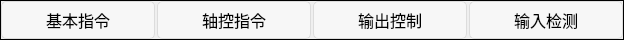
    <widget class="QGroupBox" name="groupBox_2">
     <property name="geometry">
      <rect>
       <x>0</x>
       <y>0</y>
       <width>624</width>
       <height>40</height>
      </rect>
     </property>
     <property name="minimumSize">
      <size>
       <width>624</width>
       <height>40</height>
      </size>
     </property>
     <property name="maximumSize">
      <size>
       <width>624</width>
       <height>40</height>
      </size>
     </property>
     <property name="styleSheet">
      <string notr="true">QGroupBox{
	border:  1px solid black;
}</string>
     </property>
     <property name="title">
      <string/>
     </property>
     <widget class="QPushButton" name="Btn_basicCmd">
      <property name="geometry">
       <rect>
        <x>1</x>
        <y>1</y>
        <width>154</width>
        <height>38</height>
       </rect>
      </property>
      <property name="minimumSize">
       <size>
        <width>154</width>
        <height>38</height>
       </size>
      </property>
      <property name="maximumSize">
       <size>
        <width>154</width>
        <height>38</height>
       </size>
      </property>
      <property name="font">
       <font>
        <pointsize>12</pointsize>
       </font>
      </property>
      <property name="styleSheet">
       <string notr="true">QPushButton
{
    background-color:#F7F7F7;
    border-style:solid; /*边框风格*/
    border-width:1px;/*边框宽度*/
    border-color:#DCDCDC; /*边框颜色*/
    border-radius:5px; /*边框倒角*/
}
QPushButton:pressed,QPushButton::checked
{
    border-style:outset; /*边框风格*/
    background-color:qlineargradient(x1: 0, y1: 0, x2: 0, y2: 1, stop:0 #00befa, stop: 1 #0160ea);/*背景色*/
    border-width:1px;/*边框宽度*/
    border-color:#0055ff; /*边框颜色*/
    border-radius:5px; /*边框倒角*/
}</string>
      </property>
      <property name="text">
       <string>基本指令</string>
      </property>
      <property name="iconSize">
       <size>
        <width>40</width>
        <height>40</height>
       </size>
      </property>
      <property name="checkable">
       <bool>false</bool>
      </property>
      <property name="autoExclusive">
       <bool>false</bool>
      </property>
     </widget>
     <widget class="QPushButton" name="Btn_axisCtlCmd">
      <property name="geometry">
       <rect>
        <x>157</x>
        <y>1</y>
        <width>154</width>
        <height>38</height>
       </rect>
      </property>
      <property name="minimumSize">
       <size>
        <width>154</width>
        <height>38</height>
       </size>
      </property>
      <property name="maximumSize">
       <size>
        <width>154</width>
        <height>38</height>
       </size>
      </property>
      <property name="font">
       <font>
        <pointsize>12</pointsize>
       </font>
      </property>
      <property name="styleSheet">
       <string notr="true">QPushButton
{
    background-color:#F7F7F7;
    border-style:solid; /*边框风格*/
    border-width:1px;/*边框宽度*/
    border-color:#DCDCDC; /*边框颜色*/
    border-radius:5px; /*边框倒角*/
}
QPushButton:pressed,QPushButton::checked
{
    border-style:outset; /*边框风格*/
    background-color:qlineargradient(x1: 0, y1: 0, x2: 0, y2: 1, stop:0 #00befa, stop: 1 #0160ea);/*背景色*/
    border-width:1px;/*边框宽度*/
    border-color:#0055ff; /*边框颜色*/
    border-radius:5px; /*边框倒角*/
}</string>
      </property>
      <property name="text">
       <string>轴控指令</string>
      </property>
      <property name="iconSize">
       <size>
        <width>40</width>
        <height>40</height>
       </size>
      </property>
      <property name="checkable">
       <bool>false</bool>
      </property>
      <property name="autoExclusive">
       <bool>false</bool>
      </property>
     </widget>
     <widget class="QPushButton" name="Btn_outputCtl">
      <property name="geometry">
       <rect>
        <x>313</x>
        <y>1</y>
        <width>154</width>
        <height>38</height>
       </rect>
      </property>
      <property name="minimumSize">
       <size>
        <width>154</width>
        <height>38</height>
       </size>
      </property>
      <property name="maximumSize">
       <size>
        <width>154</width>
        <height>38</height>
       </size>
      </property>
      <property name="font">
       <font>
        <pointsize>12</pointsize>
       </font>
      </property>
      <property name="styleSheet">
       <string notr="true">QPushButton
{
    background-color:#F7F7F7;
    border-style:solid; /*边框风格*/
    border-width:1px;/*边框宽度*/
    border-color:#DCDCDC; /*边框颜色*/
    border-radius:5px; /*边框倒角*/
}
QPushButton:pressed
{
    border-style:outset; /*边框风格*/
    background-color:qlineargradient(x1: 0, y1: 0, x2: 0, y2: 1, stop:0 #00befa, stop: 1 #0160ea);/*背景色*/
    border-width:1px;/*边框宽度*/
    border-color:#0055ff; /*边框颜色*/
    border-radius:5px; /*边框倒角*/
}</string>
      </property>
      <property name="text">
       <string>输出控制</string>
      </property>
      <property name="iconSize">
       <size>
        <width>40</width>
        <height>40</height>
       </size>
      </property>
     </widget>
     <widget class="QPushButton" name="Btn_inputDetect">
      <property name="geometry">
       <rect>
        <x>469</x>
        <y>1</y>
        <width>154</width>
        <height>38</height>
       </rect>
      </property>
      <property name="minimumSize">
       <size>
        <width>154</width>
        <height>38</height>
       </size>
      </property>
      <property name="maximumSize">
       <size>
        <width>154</width>
        <height>38</height>
       </size>
      </property>
      <property name="font">
       <font>
        <pointsize>12</pointsize>
       </font>
      </property>
      <property name="styleSheet">
       <string notr="true">QPushButton
{
    background-color:#F7F7F7;
    border-style:solid; /*边框风格*/
    border-width:1px;/*边框宽度*/
    border-color:#DCDCDC; /*边框颜色*/
    border-radius:5px; /*边框倒角*/
}
QPushButton:pressed
{
    border-style:outset; /*边框风格*/
    background-color:qlineargradient(x1: 0, y1: 0, x2: 0, y2: 1, stop:0 #00befa, stop: 1 #0160ea);/*背景色*/
    border-width:1px;/*边框宽度*/
    border-color:#0055ff; /*边框颜色*/
    border-radius:5px; /*边框倒角*/
}</string>
      </property>
      <property name="text">
       <string>输入检测</string>
      </property>
      <property name="iconSize">
       <size>
        <width>40</width>
        <height>40</height>
       </size>
      </property>
     </widget>
    </widget>
